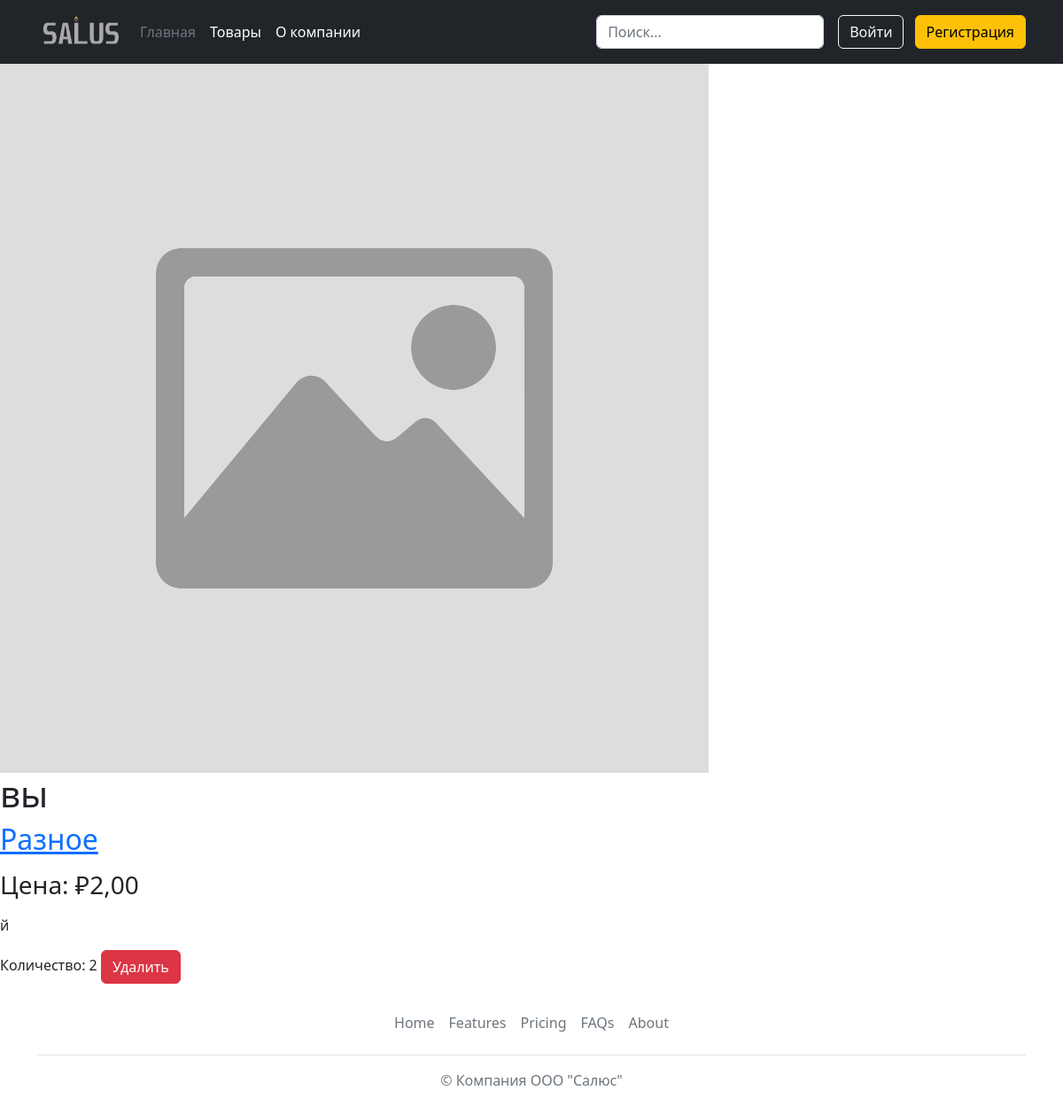
Page /product/3/ on the committed database.
### shop/models.py (models this page shows, shortened)
class Product(models.Model):
    category = models.ForeignKey(Category, related_name='products', on_delete=models.CASCADE, verbose_name='Категория')#CASCADE - чтобы ругался на удаление категории
    name = models.CharField(max_length=150, db_index=True, verbose_name='Название товара')
    description = models.TextField(max_length=1000, blank=True, verbose_name='Описание и спецификация')
    price = models.DecimalField(max_digits=6, decimal_places=2, validators=[MinValueValidator(Decimal('0.01'))], verbose_name='Цена')
    amount = models.DecimalField(max_digits=10, decimal_places=0)
    image = models.ImageField(upload_to='product/%Y/%m/%d', blank=True, null=True, verbose_name='Изображение')
    created = models.DateTimeField(auto_now_add=True)
    uploaded = models.DateTimeField(auto_now=True)
    class Meta:
        ordering = ('name',)
        verbose_name = 'Товар'
        verbose_name_plural = 'Товары'

class Category(models.Model):
    name = models.CharField(max_length=100, db_index=True)
    slug = models.SlugField(max_length=100, unique=True)
    class Meta:
        ordering = ('name', )
        verbose_name = 'Категория'
        verbose_name_plural = 'Категории'
    def __str__(self):
        return self.name
    def get_absolute_url(self):
        return reverse('myshop:product_list_by_category', args=[self.slug])

### shop/views.py (the view)
# urls.py: path('<int:id>/', views.product_detail, name='product_detail'),
def product_detail(request, id):
    product = get_object_or_404(Product, id=id)
    return render(request, 'product/detail.html', {'product': product})

### templates/product/detail.html (shortened to what this page needs)
{% extends 'index.html' %}
{% load static %}
{% block container %}
<div class="product-detail">
<img src="{% if product.image %}{{ product.image.url }}{% else %}
{% static "img/no-image.png" %}{% endif %}">
<h1>{{ product.name }}</h1>
<h2>
<a href="{{ product.category.get_absolute_url }}">{{product.category }}</a>
</h2>
    <p class="price"><h3>Цена: ₽{{ product.price }}</h3></p>
{{ product.description|linebreaks }}
    Количество: {{ product.amount }}
       <button class="btn btn-danger" type="submit" >Удалить</button>
</div>
{% endblock container %}

### rows in the picture
Product: name "вы", category "Разное", price "2,00", description "й", amount "2"
